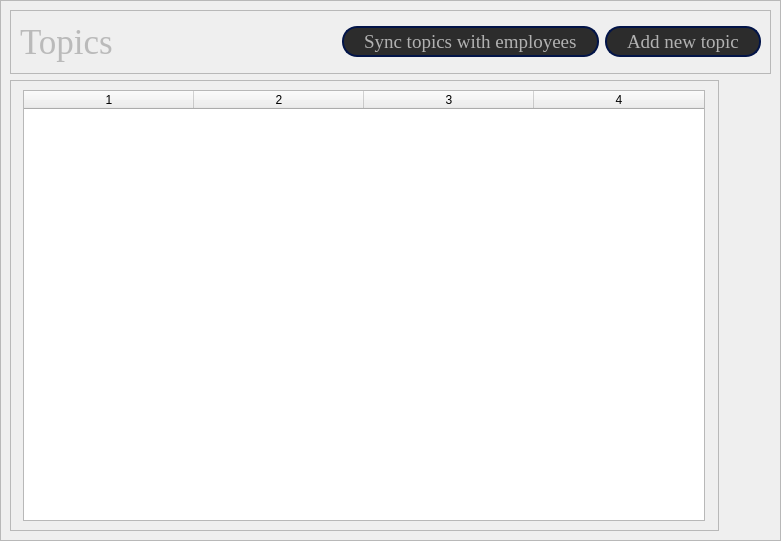
            <widget class="QWidget" name="topicsPage">
             <layout class="QGridLayout" name="gridLayout_12">
              <property name="leftMargin">
               <number>0</number>
              </property>
              <property name="topMargin">
               <number>0</number>
              </property>
              <property name="rightMargin">
               <number>0</number>
              </property>
              <property name="bottomMargin">
               <number>0</number>
              </property>
              <property name="spacing">
               <number>0</number>
              </property>
              <item row="0" column="0">
               <widget class="QFrame" name="topicsPageFrame">
                <property name="minimumSize">
                 <size>
                  <width>781</width>
                  <height>541</height>
                 </size>
                </property>
                <property name="frameShape">
                 <enum>QFrame::Shape::StyledPanel</enum>
                </property>
                <property name="frameShadow">
                 <enum>QFrame::Shadow::Raised</enum>
                </property>
                <layout class="QVBoxLayout" name="verticalLayout_22">
                 <property name="leftMargin">
                  <number>9</number>
                 </property>
                 <property name="topMargin">
                  <number>9</number>
                 </property>
                 <item>
                  <widget class="QFrame" name="topicsTitleFrame">
                   <property name="sizePolicy">
                    <sizepolicy hsizetype="Expanding" vsizetype="Expanding">
                     <horstretch>0</horstretch>
                     <verstretch>0</verstretch>
                    </sizepolicy>
                   </property>
                   <property name="maximumSize">
                    <size>
                     <width>16777215</width>
                     <height>150</height>
                    </size>
                   </property>
                   <property name="styleSheet">
                    <string notr="true">color: rgb(186, 186, 186);</string>
                   </property>
                   <property name="frameShape">
                    <enum>QFrame::Shape::StyledPanel</enum>
                   </property>
                   <property name="frameShadow">
                    <enum>QFrame::Shadow::Raised</enum>
                   </property>
                   <layout class="QHBoxLayout" name="horizontalLayout_25">
                    <item>
                     <widget class="QLabel" name="topicTitle">
                      <property name="sizePolicy">
                       <sizepolicy hsizetype="Expanding" vsizetype="Preferred">
                        <horstretch>0</horstretch>
                        <verstretch>0</verstretch>
                       </sizepolicy>
                      </property>
                      <property name="font">
                       <font>
                        <family>Times New Roman</family>
                        <pointsize>26</pointsize>
                       </font>
                      </property>
                      <property name="text">
                       <string>Topics</string>
                      </property>
                     </widget>
                    </item>
                    <item>
                     <widget class="QPushButton" name="syncTopicsBtn">
                      <property name="minimumSize">
                       <size>
                        <width>0</width>
                        <height>31</height>
                       </size>
                      </property>
                      <property name="font">
                       <font>
                        <family>Times New Roman</family>
                        <pointsize>14</pointsize>
                       </font>
                      </property>
                      <property name="styleSheet">
                       <string notr="true">QPushButton{
	background-color: rgb(44, 44, 44);
	border: 2px solid  rgb(2, 20, 72);
	border-radius: 15px;
	color: rgb(177, 177, 177);
	padding-left: 20px;
	padding-right: 20px;
	text-align: left;
}
QPushButton::hover{
	background-color: rgb(23, 32, 42);
}
QPushButton::pressed{
	background-color: rgb(3, 1, 59)
}</string>
                      </property>
                      <property name="text">
                       <string>Sync topics with employees</string>
                      </property>
                      <property name="icon">
                       <iconset resource="../resources/icons/dark/iconsDark.qrc">
                        <normaloff>:/iconsDark/icons/plus.svg</normaloff>:/iconsDark/icons/plus.svg</iconset>
                      </property>
                     </widget>
                    </item>
                    <item>
                     <widget class="QPushButton" name="addNewTopicBtn">
                      <property name="minimumSize">
                       <size>
                        <width>0</width>
                        <height>31</height>
                       </size>
                      </property>
                      <property name="font">
                       <font>
                        <family>Times New Roman</family>
                        <pointsize>14</pointsize>
                       </font>
                      </property>
                      <property name="styleSheet">
                       <string notr="true">QPushButton{
	background-color: rgb(44, 44, 44);
	border: 2px solid  rgb(2, 20, 72);
	border-radius: 15px;
	color: rgb(177, 177, 177);
	padding-left: 20px;
	padding-right: 20px;
	text-align: left;
}
QPushButton::hover{
	background-color: rgb(23, 32, 42);
}
QPushButton::pressed{
	background-color: rgb(3, 1, 59)
}</string>
                      </property>
                      <property name="text">
                       <string>Add new topic</string>
                      </property>
                      <property name="icon">
                       <iconset resource="../resources/icons/dark/iconsDark.qrc">
                        <normaloff>:/iconsDark/icons/plus.svg</normaloff>:/iconsDark/icons/plus.svg</iconset>
                      </property>
                     </widget>
                    </item>
                   </layout>
                  </widget>
                 </item>
                 <item>
                  <widget class="QFrame" name="topicsContentFrame">
                   <property name="sizePolicy">
                    <sizepolicy hsizetype="Maximum" vsizetype="Expanding">
                     <horstretch>0</horstretch>
                     <verstretch>0</verstretch>
                    </sizepolicy>
                   </property>
                   <property name="frameShape">
                    <enum>QFrame::Shape::StyledPanel</enum>
                   </property>
                   <property name="frameShadow">
                    <enum>QFrame::Shadow::Raised</enum>
                   </property>
                   <layout class="QVBoxLayout" name="verticalLayout_23">
                    <property name="leftMargin">
                     <number>12</number>
                    </property>
                    <property name="rightMargin">
                     <number>13</number>
                    </property>
                    <item>
                     <widget class="QTableWidget" name="topicsTable">
                      <property name="sizePolicy">
                       <sizepolicy hsizetype="Maximum" vsizetype="Expanding">
                        <horstretch>0</horstretch>
                        <verstretch>0</verstretch>
                       </sizepolicy>
                      </property>
                      <property name="minimumSize">
                       <size>
                        <width>682</width>
                        <height>431</height>
                       </size>
                      </property>
                      <property name="styleSheet">
                       <string notr="true">QTableWidget{
	alternate-background-color: rgb(1, 65, 63);
	color: rgb(186, 186, 186);
}</string>
                      </property>
                      <property name="frameShape">
                       <enum>QFrame::Shape::StyledPanel</enum>
                      </property>
                      <property name="frameShadow">
                       <enum>QFrame::Shadow::Sunken</enum>
                      </property>
                      <property name="lineWidth">
                       <number>3</number>
                      </property>
                      <property name="midLineWidth">
                       <number>0</number>
                      </property>
                      <property name="editTriggers">
                       <set>QAbstractItemView::EditTrigger::NoEditTriggers</set>
                      </property>
                      <property name="alternatingRowColors">
                       <bool>true</bool>
                      </property>
                      <property name="showGrid">
                       <bool>true</bool>
                      </property>
                      <property name="wordWrap">
                       <bool>true</bool>
                      </property>
                      <property name="cornerButtonEnabled">
                       <bool>false</bool>
                      </property>
                      <property name="rowCount">
                       <number>0</number>
                      </property>
                      <property name="columnCount">
                       <number>4</number>
                      </property>
                      <attribute name="horizontalHeaderDefaultSectionSize">
                       <number>170</number>
                      </attribute>
                      <attribute name="verticalHeaderVisible">
                       <bool>false</bool>
                      </attribute>
                      <column/>
                      <column/>
                      <column/>
                      <column/>
                     </widget>
                    </item>
                   </layout>
                  </widget>
                 </item>
                </layout>
               </widget>
              </item>
             </layout>
            </widget>
